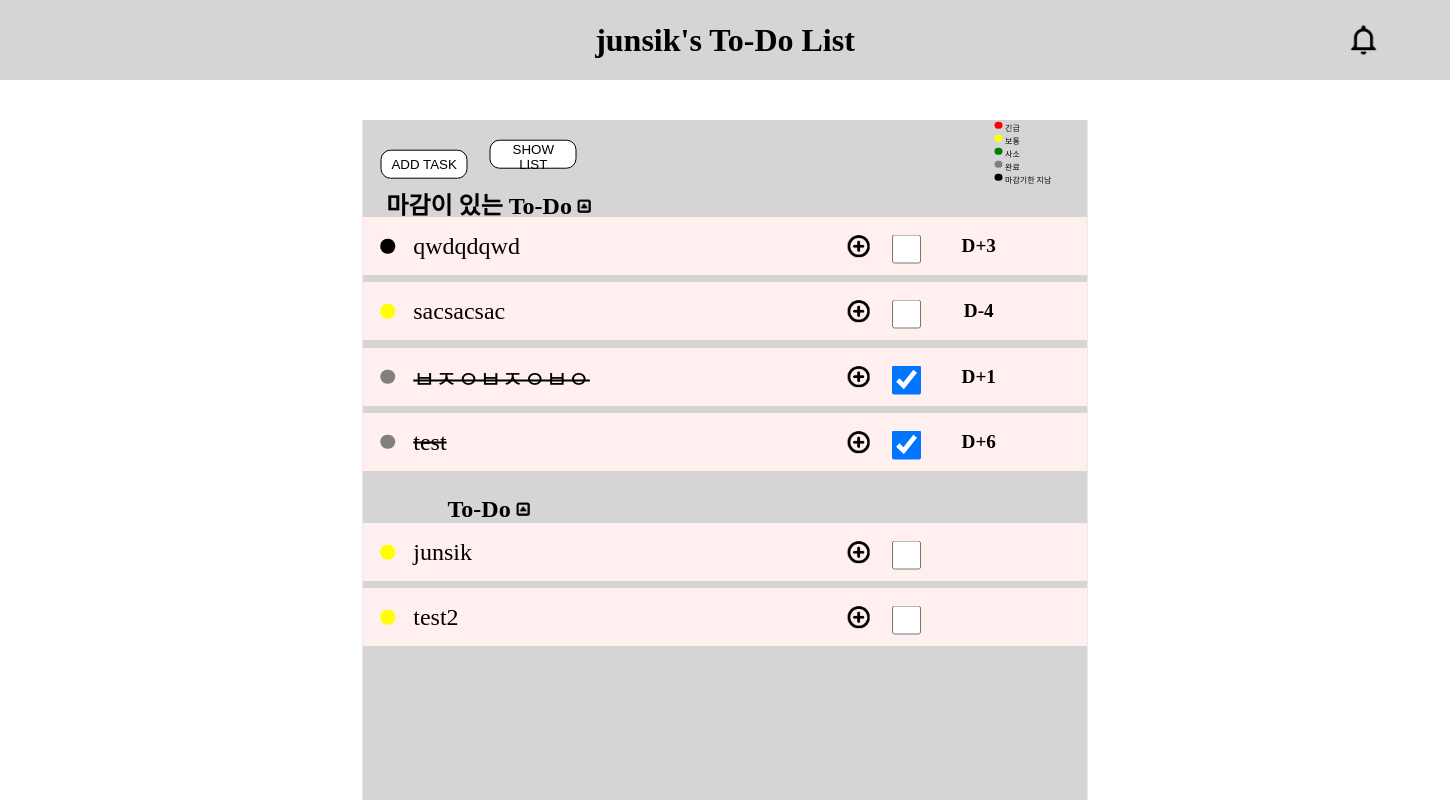
The app's page /, older data.
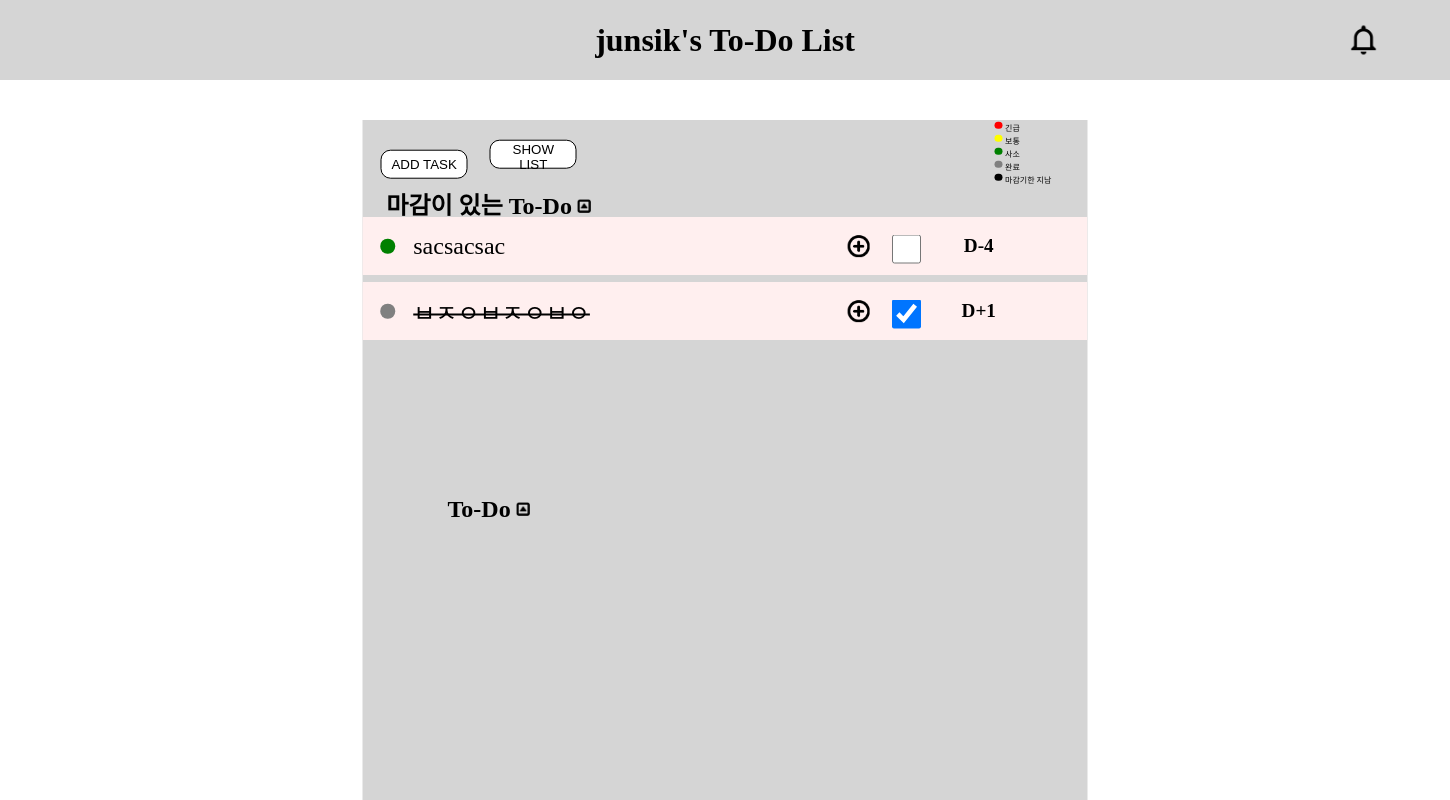
The same page, newer data.
### todolist_app/models.py (models this page shows, shortened)
class TodoItem(models.Model) :
    TODOITEM_GRADE_CHOICES = {
        ('1', '중요'),
        ('2', '보통'),
        ('3', '사소')
    }
    title = models.CharField(max_length = 100, default = '')
    content = models.CharField(max_length = 255, default = '')
    deadline = models.DateTimeField(blank = True, null = True)
    owner = models.ForeignKey(User, on_delete = models.CASCADE, null = True, blank = True, related_name='todoitems')
    created_at = models.DateTimeField(auto_now_add=True)
    grade = models.CharField(max_length = 30, choices = TODOITEM_GRADE_CHOICES)
    is_finished = models.BooleanField(default=False)
    is_overdue = models.BooleanField(default=False)
    @property
    def d_day_count(self) :
        time_now = timezone.now()
        d_day = (time_now - self.deadline).days
        return d_day
    class Meta :
        ordering = ['-created_at']

### todolist_app/views.py (the view)
# urls.py: path('', views.index),
def index(request) :
    user = User.objects.get(username='junsik')
    login(request, user)
    if not user.is_anonymous :
        deadline_items = TodoItem.objects.filter(deadline__isnull=False, owner=user)
        for deadline_item in deadline_items :
            if (deadline_item.d_day_count > 0) and (deadline_item.is_overdue == False) :
                deadline_item.is_overdue = True
                deadline_item.save()
                if (deadline_item.is_finished == False) :
                    content = '[' + deadline_item.title + ']' + ' 마감기한이 지났습니다.'
                    new_notification = Notification.objects.create(
                        content = content,
                        owner = user,
                        todoitem = deadline_item,
                    )
        notifications = user.notifications.all()
        normal_items = TodoItem.objects.filter(deadline__isnull=True)
        context = { 'user' : user , 'deadline_items' : deadline_items , 'normal_items' : normal_items , 'notifications' : notifications }
        return render(request, 'todolist_app/index.html', context )
    else :
        return render(request, 'todolist_app/index.html')

### todolist_app/templates/todolist_app/index.html (shortened to what the changed rows need)
<!DOCTYPE html>
<html lang="ko">
<head>
    <link rel="stylesheet" href="/static/css/index.css">
</head>
<body>
    <div class="middle">
        <div class="middle-content">
            <div class="middle-content-deadlinelist">
                <div class="middle-content-listitem-wrapper" id="deadline-list">
                    {% for deadline_item in deadline_items %}
                        <div class="middle-content-listitem" id="{{deadline_item.id}}">
                            <div class="middle-content-listitem-titlewrapper">
                                <div class="middle-content-listitem-grade">
                                    {% if deadline_item.is_finished == True %}
                                        <div class="middle-content-listlitem-grade_color" id="grade_color_{{deadline_item.id}}" data-deadline-grade-color="gray" style="background-color: gray;">
                                        </div>
                                    {% else %}
                                        {% if deadline_item.d_day_count <= 0 %}
                                            {% if deadline_item.grade == '1' %}
                                                <div class="middle-content-listlitem-grade_color" id="grade_color_{{deadline_item.id}}" data-deadline-grade-color="red" style="background-color: red;">
                                                </div>
                                            {% elif deadline_item.grade == '2' %}
                                                <div class="middle-content-listlitem-grade_color" id="grade_color_{{deadline_item.id}}" data-deadline-grade-color="yellow" style="background-color: yellow;">
                                                </div>
                                            {% elif deadline_item.grade == '3' %}
                                                <div class="middle-content-listlitem-grade_color" id="grade_color_{{deadline_item.id}}" data-deadline-grade-color="green" style="background-color: green;">
                                                </div>
                                            {% endif %}
                                        {% else %}
                                            <div class="middle-content-listlitem-grade_color" id="grade_color_{{deadline_item.id}}" data-deadline-grade-color="green" style="background-color: black;">
                                            </div>
                                        {% endif %}
                                    {% endif %}
                                </div>
                                <div class="middle-content-listitem-title">
                                    {% if deadline_item.is_finished == False %}
                                    <div class="middle-content-listitem-title_text" id="deadline_title_{{deadline_item.id}}">
                                        {{deadline_item.title}}
                                    </div>
                                    {% else %}
                                    <div class="middle-content-listitem-title_text" id="deadline_title_{{deadline_item.id}}" style="text-decoration : line-through">
                                        {{deadline_item.title}}
                                    </div>
                                    {% endif %}
                                    <div class="middle-content-listitem-title-detailwrapper">
                                        <button type="button"
                                                class="middle-content-listitem_detailbutton"
                                                id="detailbutton_{{deadline_item.id}}"
                                                data-detail-toggle="closed"
                                                onclick="toggle_detail(this);">
                                        </button>
                                    </div>
                                </div>
                            </div>
                            <div class="middle-content-listitem-checkwrapper">
                                {% if deadline_item.is_finished == True %}
                                <input type="checkbox" id="deadline_checkbox_{{deadline_item.id}}" class="middle-content-listitem-checkbox" checked>
                                {% else %}
                                <input type="checkbox" id="deadline_checkbox_{{deadline_item.id}}" class="middle-content-listitem-checkbox">
                                {% endif %}
                            </div>
                            <div class="middle-content-listitem-dday">
                                <div class="middle-content-listitem-dday_text">
                                    {% if deadline_item.d_day_count > 0 %}
                                        <span>D+{{deadline_item.d_day_count}}</span>
                                    {% elif deadline_item.d_day_count < 0 %}
                                        <span>D{{deadline_item.d_day_count}}</span>
                                    {% elif deadline_item.d_day_count == 0 %}
                                        <span style="color: red;">D-Day</span>
                                    {% endif %}
                                </div>
                            </div>
                        </div>
                    {% endfor %}
                </div>
            </div>
            <div class="middle-content-normallist">
                <div class="middle-content-listitem-wrapper" id="normal-list">
                    {% for normal_item in normal_items %}
                        <div class="middle-content-listitem"  id="{{normal_item.id}}">
                            <div class="middle-content-listitem-titlewrapper">
                                <div class="middle-content-listitem-grade">
                                    {% if normal_item.is_finished == True %}
                                        <div class="middle-content-listlitem-grade_color" id="grade_color_{{normal_item.id}}" data-normal-grade-color="gray" style="background-color: gray;">
                                        </div>
                                    {% else %}
                                        {% if normal_item.grade == '1' %}
                                            <div class="middle-content-listlitem-grade_color" id="grade_color_{{normal_item.id}}" data-normal-grade-color="red" style="background-color: red;">
                                            </div>
                                        {% elif normal_item.grade == '2' %}
                                            <div class="middle-content-listlitem-grade_color" id="grade_color_{{normal_item.id}}" data-normal-grade-color="yellow" style="background-color: yellow;">
                                            </div>
                                        {% elif normal_item.grade == '3' %}
                                            <div class="middle-content-listlitem-grade_color" id="grade_color_{{normal_item.id}}" data-normal-grade-color="green" style="background-color: green;">
                                            </div>
                                        {% endif %}
                                    {% endif %}
                                </div>
                                <div class="middle-content-listitem-title">
                                    {% if normal_item.is_finished == False %}
                                    <div class="middle-content-listitem-title_text" id="normal_title_{{normal_item.id}}">
                                        {{normal_item.title}}
                                    </div>
                                    {% else %}
                                    <div class="middle-content-listitem-title_text" id="normal_title_{{normal_item.id}}" style="text-decoration : line-through;">
                                        {{normal_item.title}}
                                    </div>
                                    {% endif %}
                                    <div class="middle-content-listitem-title-detailwrapper">
                                        <button type="button"
                                                class="middle-content-listitem_detailbutton"
                                                id="detailbutton_{{normal_item.id}}"
                                                data-detail-toggle="closed"
                                                onclick="toggle_detail(this);">
                                        </button>
                                    </div>
                                </div>
                            </div>
                            <div class="middle-content-listitem-checkwrapper">
                                {% if normal_item.is_finished == True %}
                                <input type="checkbox" id="normal_checkbox_{{normal_item.id}}" class="middle-content-listitem-checkbox" checked>
                                {% else %}
                                <input type="checkbox" id="normal_checkbox_{{normal_item.id}}" class="middle-content-listitem-checkbox">
                                {% endif %}
                            </div>
                        </div>
                    {% endfor %}
                </div>
            </div>
        </div>
    </div>
</body>
</html>

Row changes from the older to the newer data that the page shows:
removed TodoItem: title "qwdqdqwd", d_day_count "3"
removed TodoItem: title "test", d_day_count "6"
removed TodoItem: title "junsik"
removed TodoItem: title "test2"
changed TodoItem "sacsacsac": grade "2" → "3" (drawn)
